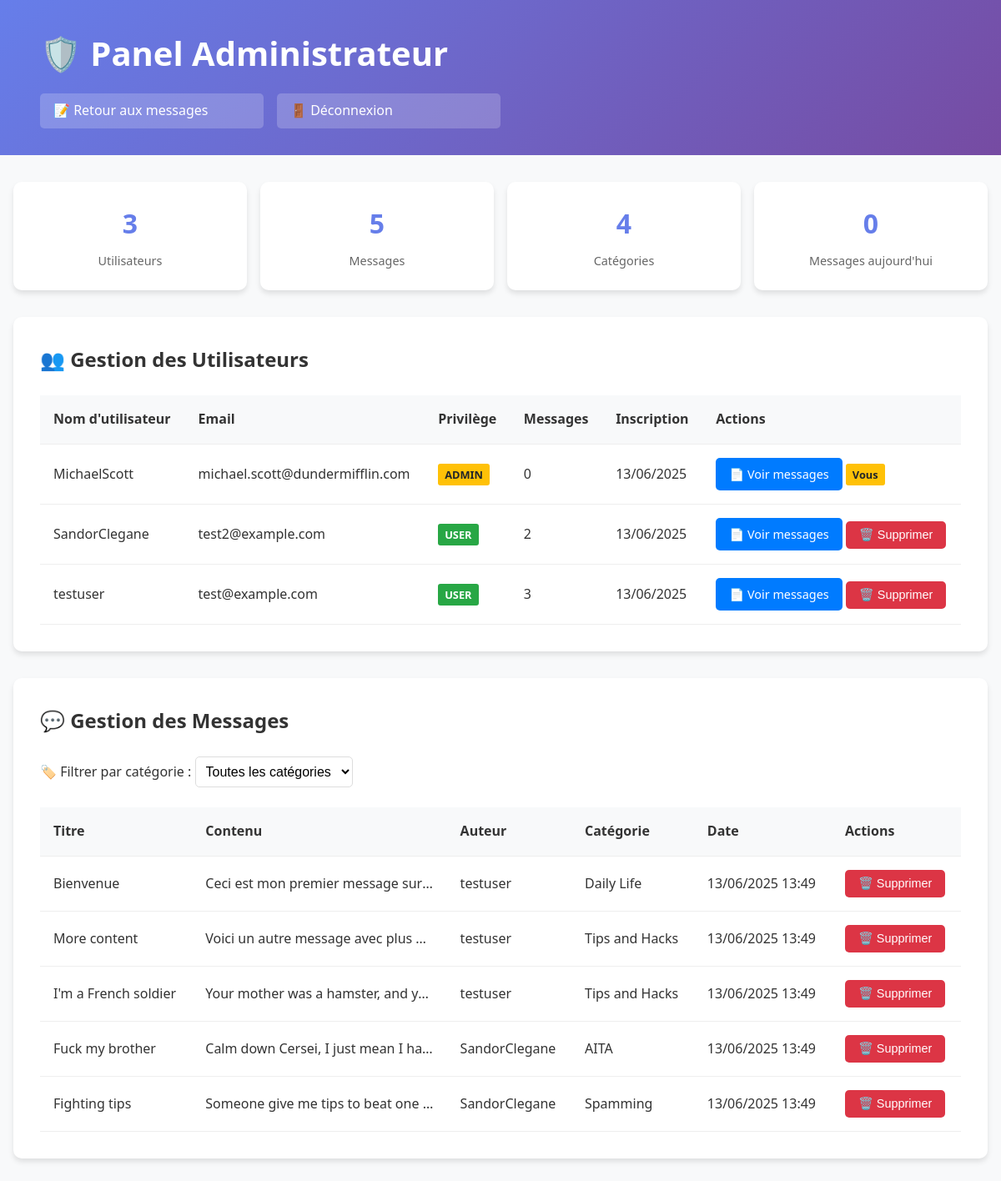
The app's page /adminPanel.php (signed in) with its own data.
### tables this page shows
CREATE TABLE
    IF NOT EXISTS users (
        id INT AUTO_INCREMENT PRIMARY KEY,
        username VARCHAR(50) NOT NULL UNIQUE,
        email VARCHAR(100) NOT NULL UNIQUE,
        password VARCHAR(255) NOT NULL,
        id_privilege INT DEFAULT 1,
        created_at TIMESTAMP DEFAULT CURRENT_TIMESTAMP,
        FOREIGN KEY (id_privilege) REFERENCES privilege (id)
    );

CREATE TABLE
    IF NOT EXISTS privilege (
        id INT AUTO_INCREMENT PRIMARY KEY,
        name VARCHAR(50) NOT NULL UNIQUE
    );

CREATE TABLE
    IF NOT EXISTS messages (
        id INT AUTO_INCREMENT PRIMARY KEY,
        user_id INT NOT NULL,
        id_category INT,
        title VARCHAR(200) NOT NULL,
        content TEXT NOT NULL,
        created_at TIMESTAMP DEFAULT CURRENT_TIMESTAMP,
        updated_at TIMESTAMP NULL DEFAULT NULL,
        FOREIGN KEY (user_id) REFERENCES users (id) ON DELETE CASCADE,
        FOREIGN KEY (id_category) REFERENCES category (id)
    );

CREATE TABLE
    IF NOT EXISTS category (
        id INT AUTO_INCREMENT PRIMARY KEY,
        name VARCHAR(50) NOT NULL,
        created_at DATETIME DEFAULT CURRENT_TIMESTAMP
    );

### adminPanel.php (the view, shortened to what this page needs)
<?php
try {
    $pdo = getDbConnection();
    $users_query = "
        SELECT u.id, u.username, u.email, u.created_at, p.name as privilege_name,
               COUNT(m.id) as message_count
        FROM users u
        LEFT JOIN privilege p ON u.id_privilege = p.id
        LEFT JOIN messages m ON u.id = m.user_id
        GROUP BY u.id, u.username, u.email, u.created_at, p.name
        ORDER BY u.username
    ";
    $users = $pdo->query($users_query)->fetchAll(PDO::FETCH_ASSOC);
    $where = '';
    $params = [];
    $messages_query = "
        SELECT m.id, m.title, m.content, m.created_at, m.updated_at, m.user_id,
               u.username, c.name AS category_name
        FROM messages m
        LEFT JOIN users u ON m.user_id = u.id
        LEFT JOIN category c ON m.id_category = c.id
        $where
        ORDER BY m.created_at DESC
        LIMIT 100
    ";
    $stmt = $pdo->prepare($messages_query);
    $stmt->execute($params);
    $messages = $stmt->fetchAll(PDO::FETCH_ASSOC);
    $stats = $pdo->query("
        SELECT
            (SELECT COUNT(*) FROM users) as total_users,
            (SELECT COUNT(*) FROM messages) as total_messages,
            (SELECT COUNT(*) FROM category) as total_categories,
            (SELECT COUNT(*) FROM messages WHERE DATE(created_at) = CURDATE()) as messages_today
    ")->fetch(PDO::FETCH_ASSOC);
} catch (PDOException $e) {
    $error_message = 'Erreur lors de la récupération des données : ' . $e->getMessage();
    $users = [];
    $messages = [];
    $categories = [];
    $stats = ['total_users' => 0, 'total_messages' => 0, 'total_categories' => 0, 'messages_today' => 0];
}
?>
<!DOCTYPE html>
<html lang="fr">
<head>
    <link rel="stylesheet" href="./css/adminPanel.css">
</head>
<body>
    <div class="header">
        <div class="container">
            <h1>🛡️ Panel Administrateur</h1>
            <div class="nav">
                <a href="messages.php">📝 Retour aux messages</a>
                <a href="logout.php">🚪 Déconnexion</a>
            </div>
        </div>
    </div>
    <div class="container">
        <div class="stats-grid">
            <div class="stat-card">
                <div class="stat-number"><?php echo $stats['total_users']; ?></div>
                <div class="stat-label">Utilisateurs</div>
            </div>
            <div class="stat-card">
                <div class="stat-number"><?php echo $stats['total_messages']; ?></div>
                <div class="stat-label">Messages</div>
            </div>
            <div class="stat-card">
                <div class="stat-number"><?php echo $stats['total_categories']; ?></div>
                <div class="stat-label">Catégories</div>
            </div>
            <div class="stat-card">
                <div class="stat-number"><?php echo $stats['messages_today']; ?></div>
                <div class="stat-label">Messages aujourd'hui</div>
            </div>
        </div>
        <div class="section">
            <h2>👥 Gestion des Utilisateurs</h2>
            <table>
                <thead>
                    <tr>
                        <th>Nom d'utilisateur</th>
                        <th>Email</th>
                        <th>Privilège</th>
                        <th>Messages</th>
                        <th>Inscription</th>
                        <th>Actions</th>
                    </tr>
                </thead>
                <tbody>
                    <?php foreach ($users as $user): ?>
                        <tr>
                            <td><?php echo htmlspecialchars($user['username']); ?></td>
                            <td><?php echo htmlspecialchars($user['email']); ?></td>
                            <td>
                                <span class="badge <?php echo $user['privilege_name'] === 'ADMIN' ? 'badge-admin' : 'badge-user'; ?>">
                                    <?php echo htmlspecialchars($user['privilege_name'] ?? 'USER'); ?>
                                </span>
                            </td>
                            <td><?php echo $user['message_count']; ?></td>
                            <td><?php echo date('d/m/Y', strtotime($user['created_at'])); ?></td>
                            <td>
                                <a href="messages.php?user_id=<?php echo $user['id']; ?>" class="btn btn-primary">
                                    📄 Voir messages
                                </a>
                                <?php if ($user['id'] !== $_SESSION['user_id']): ?>
                                    <form method="POST" style="display:inline;" onsubmit="return confirm('⚠️ Etes-vous sûr de vouloir supprimer cet utilisateur et tous ses messages ?');">
                                        <button type="submit" name="delete_user" class="btn btn-danger">
                                            🗑️ Supprimer
                                        </button>
                                    </form>
                                <?php else: ?>
                                    <span class="badge badge-admin">Vous</span>
                                <?php endif; ?>
                            </td>
                        </tr>
                    <?php endforeach; ?>
                </tbody>
            </table>
        </div>
        <div class="section">
            <h2>💬 Gestion des Messages</h2>
            <form method="GET" class="filter-form">
                <label for="category">🏷️ Filtrer par catégorie :</label>
                <select name="category" id="category" onchange="this.form.submit()">
                    <option value="">Toutes les catégories</option>
                </select>
            </form>
            <table>
                <thead>
                    <tr>
                        <th>Titre</th>
                        <th>Contenu</th>
                        <th>Auteur</th>
                        <th>Catégorie</th>
                        <th>Date</th>
                        <th>Actions</th>
                    </tr>
                </thead>
                <tbody>
                    <?php if (empty($messages)): ?>
                        <tr>
                            <td colspan="6" style="text-align: center; color: #666; padding: 2rem;">
                                Aucun message trouvé
                            </td>
                        </tr>
                    <?php else: ?>
                        <?php foreach ($messages as $msg): ?>
                            <tr>
                                <td><?php echo htmlspecialchars($msg['title']); ?></td>
                                <td class="content-preview"><?php echo htmlspecialchars($msg['content']); ?></td>
                                <td><?php echo htmlspecialchars($msg['username']); ?></td>
                                <td><?php echo htmlspecialchars($msg['category_name'] ?? 'Sans catégorie'); ?></td>
                                <td><?php echo date('d/m/Y H:i', strtotime($msg['created_at'])); ?></td>
                                <td>
                                    <form method="POST" style="display:inline;" onsubmit="return confirm('⚠️ Supprimer ce message ?');">
                                        <button type="submit" name="admin_delete_message" class="btn btn-danger">
                                            🗑️ Supprimer
                                        </button>
                                    </form>
                                </td>
                            </tr>
                        <?php endforeach; ?>
                    <?php endif; ?>
                </tbody>
            </table>
        </div>
    </div>
</body>
</html>

### css/adminPanel.css (style rules this page uses)
* { margin: 0; padding: 0; box-sizing: border-box; }
body { font-family: "Segoe UI", sans-serif; background-color: #f8f9fa; color: #333; line-height: 1.6; }
.header { background: linear-gradient(135deg, #667eea 0%, #764ba2 100%); color: white; padding: 2rem; margin-bottom: 2rem; }
.header h1 { font-size: 2.5rem; margin-bottom: 1rem; }
.nav { display: flex; gap: 1rem; width: 50%; }
.nav a { color: white; text-decoration: none; padding: 0.5rem 1rem; background: rgba(255, 255, 255, 0.2); border-radius: 5px; transition: all 0.3s; width: 50%; }
.container { max-width: 1200px; margin: 0 auto; padding: 0 1rem; }
.stats-grid { display: grid; grid-template-columns: repeat(auto-fit, minmax(200px, 1fr)); gap: 1rem; margin-bottom: 2rem; }
.stat-card { background: white; padding: 1.5rem; border-radius: 10px; box-shadow: 0 4px 6px rgba(0, 0, 0, 0.1); text-align: center; }
.stat-number { font-size: 2rem; font-weight: bold; color: #667eea; }
.stat-label { color: #666; font-size: 0.9rem; margin-top: 0.5rem; }
.section { background: white; border-radius: 10px; padding: 2rem; margin-bottom: 2rem; box-shadow: 0 4px 6px rgba(0, 0, 0, 0.1); }
.section h2 { color: #333; margin-bottom: 1.5rem; font-size: 1.5rem; }
.filter-form { margin-bottom: 1.5rem; }
.filter-form select { padding: 0.5rem; border: 1px solid #ddd; border-radius: 5px; font-size: 1rem; background: white; }
table { width: 100%; border-collapse: collapse; margin-top: 1rem; }
th, td { padding: 1rem; text-align: left; border-bottom: 1px solid #eee; }
th { background: #f8f9fa; font-weight: 600; color: #333; }
.btn { padding: 0.5rem 1rem; border: none; border-radius: 5px; cursor: pointer; text-decoration: none; display: inline-block; font-size: 0.9rem; transition: all 0.3s; }
.btn-danger { background: #dc3545; color: white; }
.btn-primary { background: #007bff; color: white; }
.content-preview { max-width: 300px; overflow: hidden; text-overflow: ellipsis; white-space: nowrap; }
.badge { padding: 0.25rem 0.5rem; border-radius: 3px; font-size: 0.8rem; font-weight: bold; }
.badge-admin { background: #ffc107; color: #212529; }
.badge-user { background: #28a745; color: white; }

### records on screen
users: username "MichaelScott", email "michael.scott@dundermifflin.com", id_privilege.name "ADMIN", message_count "0", created_at "13/06/2025", shows "Vous"
users: username "SandorClegane", email "test2@example.com", id_privilege.name "USER", message_count "2", created_at "13/06/2025"
users: username "testuser", email "test@example.com", id_privilege.name "USER", message_count "3", created_at "13/06/2025"
messages: title "Bienvenue", content "Ceci est mon premier message sur…", user.username "testuser", id_category.name "Daily Life", created_at "13/06/2025 13:49"
messages: title "More content", content "Voici un autre message avec plus…", user.username "testuser", id_category.name "Tips and Hacks", created_at "13/06/2025 13:49"
messages: title "I'm a French soldier", content "Your mother was a hamster, and y…", user.username "testuser", id_category.name "Tips and Hacks", created_at "13/06/2025 13:49"
messages: title "Fuck my brother", content "Calm down Cersei, I just mean I ha…", user.username "SandorClegane", id_category.name "AITA", created_at "13/06/2025 13:49"
messages: title "Fighting tips", content "Someone give me tips to beat one…", user.username "SandorClegane", id_category.name "Spamming", created_at "13/06/2025 13:49"

### other values on screen
$stats['total_users'] "3"
$stats['total_messages'] "5"
$stats['total_categories'] "4"
$stats['messages_today'] "0"
